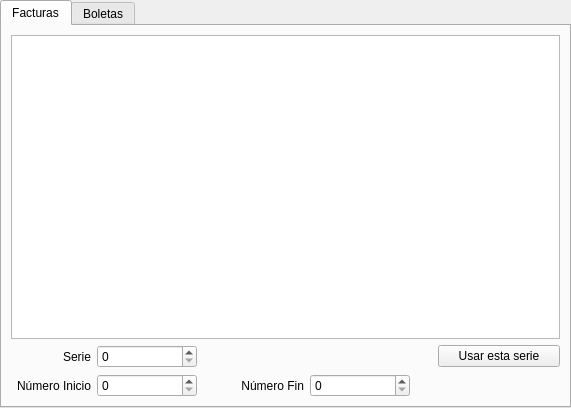
<?xml version="1.0" encoding="UTF-8"?>
<ui version="4.0">
 <class>ui_opciones_comprobante</class>
 <widget class="QWidget" name="ui_opciones_comprobante">
  <property name="geometry">
   <rect>
    <x>0</x>
    <y>0</y>
    <width>571</width>
    <height>408</height>
   </rect>
  </property>
  <property name="windowTitle">
   <string>Form</string>
  </property>
  <layout class="QGridLayout" name="gridLayout">
   <property name="margin">
    <number>0</number>
   </property>
   <property name="spacing">
    <number>0</number>
   </property>
   <item row="0" column="0">
    <widget class="QTabWidget" name="tabWidget_boleta">
     <property name="currentIndex">
      <number>0</number>
     </property>
     <widget class="QWidget" name="tab">
      <attribute name="title">
       <string>Facturas</string>
      </attribute>
      <layout class="QGridLayout" name="gridLayout_4">
       <item row="0" column="0">
        <layout class="QGridLayout" name="gridLayout_3">
         <item row="0" column="0">
          <widget class="QTableView" name="tableView_factura">
           <property name="selectionMode">
            <enum>QAbstractItemView::SingleSelection</enum>
           </property>
           <property name="selectionBehavior">
            <enum>QAbstractItemView::SelectRows</enum>
           </property>
          </widget>
         </item>
         <item row="1" column="0">
          <layout class="QGridLayout" name="gridLayout_2">
           <item row="0" column="0">
            <layout class="QHBoxLayout" name="horizontalLayout">
             <item>
              <widget class="QLabel" name="label">
               <property name="minimumSize">
                <size>
                 <width>80</width>
                 <height>0</height>
                </size>
               </property>
               <property name="maximumSize">
                <size>
                 <width>80</width>
                 <height>16777215</height>
                </size>
               </property>
               <property name="text">
                <string>Serie</string>
               </property>
               <property name="alignment">
                <set>Qt::AlignRight|Qt::AlignTrailing|Qt::AlignVCenter</set>
               </property>
              </widget>
             </item>
             <item>
              <widget class="QSpinBox" name="spinBox_serie_f">
               <property name="minimumSize">
                <size>
                 <width>100</width>
                 <height>0</height>
                </size>
               </property>
               <property name="maximumSize">
                <size>
                 <width>100</width>
                 <height>16777215</height>
                </size>
               </property>
               <property name="maximum">
                <number>1000000</number>
               </property>
              </widget>
             </item>
            </layout>
           </item>
           <item row="0" column="4">
            <widget class="QPushButton" name="pushButton_usar_f">
             <property name="text">
              <string>Usar esta serie</string>
             </property>
            </widget>
           </item>
           <item row="1" column="0">
            <layout class="QHBoxLayout" name="horizontalLayout_2">
             <item>
              <widget class="QLabel" name="label_2">
               <property name="minimumSize">
                <size>
                 <width>80</width>
                 <height>0</height>
                </size>
               </property>
               <property name="maximumSize">
                <size>
                 <width>80</width>
                 <height>16777215</height>
                </size>
               </property>
               <property name="text">
                <string>Número Inicio</string>
               </property>
               <property name="alignment">
                <set>Qt::AlignRight|Qt::AlignTrailing|Qt::AlignVCenter</set>
               </property>
              </widget>
             </item>
             <item>
              <widget class="QSpinBox" name="spinBox_inicio_f">
               <property name="minimumSize">
                <size>
                 <width>100</width>
                 <height>0</height>
                </size>
               </property>
               <property name="maximumSize">
                <size>
                 <width>100</width>
                 <height>16777215</height>
                </size>
               </property>
               <property name="maximum">
                <number>1000000</number>
               </property>
              </widget>
             </item>
            </layout>
           </item>
           <item row="1" column="2">
            <layout class="QHBoxLayout" name="horizontalLayout_3">
             <item>
              <widget class="QLabel" name="label_3">
               <property name="minimumSize">
                <size>
                 <width>80</width>
                 <height>0</height>
                </size>
               </property>
               <property name="maximumSize">
                <size>
                 <width>80</width>
                 <height>16777215</height>
                </size>
               </property>
               <property name="text">
                <string>Número Fin</string>
               </property>
               <property name="alignment">
                <set>Qt::AlignRight|Qt::AlignTrailing|Qt::AlignVCenter</set>
               </property>
              </widget>
             </item>
             <item>
              <widget class="QSpinBox" name="spinBox_fin_f">
               <property name="minimumSize">
                <size>
                 <width>100</width>
                 <height>0</height>
                </size>
               </property>
               <property name="maximumSize">
                <size>
                 <width>100</width>
                 <height>16777215</height>
                </size>
               </property>
               <property name="maximum">
                <number>1000000</number>
               </property>
              </widget>
             </item>
            </layout>
           </item>
           <item row="1" column="4">
            <widget class="QSplitter" name="splitter">
             <property name="orientation">
              <enum>Qt::Horizontal</enum>
             </property>
             <property name="handleWidth">
              <number>1</number>
             </property>
             <widget class="QPushButton" name="pushButton_save_f">
              <property name="text">
               <string/>
              </property>
              <property name="icon">
               <iconset resource="Icons.qrc">
                <normaloff>:/Iconos/Iconos/save.png</normaloff>:/Iconos/Iconos/save.png</iconset>
              </property>
              <property name="flat">
               <bool>true</bool>
              </property>
             </widget>
             <widget class="QPushButton" name="pushButton_new_f">
              <property name="text">
               <string/>
              </property>
              <property name="icon">
               <iconset resource="Icons.qrc">
                <normaloff>:/Iconos/Iconos/sq_plus.png</normaloff>:/Iconos/Iconos/sq_plus.png</iconset>
              </property>
              <property name="flat">
               <bool>true</bool>
              </property>
             </widget>
             <widget class="QPushButton" name="pushButton_delete_f">
              <property name="text">
               <string/>
              </property>
              <property name="icon">
               <iconset resource="Icons.qrc">
                <normaloff>:/Iconos/Iconos/sq_minus.png</normaloff>:/Iconos/Iconos/sq_minus.png</iconset>
              </property>
              <property name="flat">
               <bool>true</bool>
              </property>
             </widget>
            </widget>
           </item>
           <item row="1" column="1">
            <spacer name="horizontalSpacer">
             <property name="orientation">
              <enum>Qt::Horizontal</enum>
             </property>
             <property name="sizeHint" stdset="0">
              <size>
               <width>40</width>
               <height>20</height>
              </size>
             </property>
            </spacer>
           </item>
           <item row="1" column="3">
            <spacer name="horizontalSpacer_2">
             <property name="orientation">
              <enum>Qt::Horizontal</enum>
             </property>
             <property name="sizeHint" stdset="0">
              <size>
               <width>40</width>
               <height>20</height>
              </size>
             </property>
            </spacer>
           </item>
          </layout>
         </item>
        </layout>
       </item>
      </layout>
     </widget>
     <widget class="QWidget" name="tab_2">
      <attribute name="title">
       <string>Boletas</string>
      </attribute>
      <layout class="QGridLayout" name="gridLayout_7">
       <item row="0" column="0">
        <layout class="QGridLayout" name="gridLayout_5">
         <item row="0" column="0">
          <widget class="QTableView" name="tableView_boleta">
           <property name="selectionMode">
            <enum>QAbstractItemView::SingleSelection</enum>
           </property>
           <property name="selectionBehavior">
            <enum>QAbstractItemView::SelectRows</enum>
           </property>
          </widget>
         </item>
         <item row="1" column="0">
          <layout class="QGridLayout" name="gridLayout_6">
           <item row="0" column="0">
            <layout class="QHBoxLayout" name="horizontalLayout_6">
             <item>
              <widget class="QLabel" name="label_4">
               <property name="minimumSize">
                <size>
                 <width>80</width>
                 <height>0</height>
                </size>
               </property>
               <property name="maximumSize">
                <size>
                 <width>80</width>
                 <height>16777215</height>
                </size>
               </property>
               <property name="text">
                <string>Serie</string>
               </property>
               <property name="alignment">
                <set>Qt::AlignRight|Qt::AlignTrailing|Qt::AlignVCenter</set>
               </property>
              </widget>
             </item>
             <item>
              <widget class="QSpinBox" name="spinBox_serie_b">
               <property name="minimumSize">
                <size>
                 <width>100</width>
                 <height>0</height>
                </size>
               </property>
               <property name="maximumSize">
                <size>
                 <width>100</width>
                 <height>16777215</height>
                </size>
               </property>
               <property name="maximum">
                <number>1000000</number>
               </property>
              </widget>
             </item>
            </layout>
           </item>
           <item row="0" column="4">
            <widget class="QPushButton" name="pushButton_usar_b">
             <property name="text">
              <string>Usar esta serie</string>
             </property>
            </widget>
           </item>
           <item row="1" column="0">
            <layout class="QHBoxLayout" name="horizontalLayout_7">
             <item>
              <widget class="QLabel" name="label_7">
               <property name="minimumSize">
                <size>
                 <width>80</width>
                 <height>0</height>
                </size>
               </property>
               <property name="maximumSize">
                <size>
                 <width>80</width>
                 <height>16777215</height>
                </size>
               </property>
               <property name="text">
                <string>Número Inicio</string>
               </property>
               <property name="alignment">
                <set>Qt::AlignRight|Qt::AlignTrailing|Qt::AlignVCenter</set>
               </property>
              </widget>
             </item>
             <item>
              <widget class="QSpinBox" name="spinBox_inicio_b">
               <property name="minimumSize">
                <size>
                 <width>100</width>
                 <height>0</height>
                </size>
               </property>
               <property name="maximumSize">
                <size>
                 <width>100</width>
                 <height>16777215</height>
                </size>
               </property>
               <property name="maximum">
                <number>1000000</number>
               </property>
              </widget>
             </item>
            </layout>
           </item>
           <item row="1" column="2">
            <layout class="QHBoxLayout" name="horizontalLayout_8">
             <item>
              <widget class="QLabel" name="label_8">
               <property name="minimumSize">
                <size>
                 <width>80</width>
                 <height>0</height>
                </size>
               </property>
               <property name="maximumSize">
                <size>
                 <width>80</width>
                 <height>16777215</height>
                </size>
               </property>
               <property name="text">
                <string>Número Fin</string>
               </property>
               <property name="alignment">
                <set>Qt::AlignRight|Qt::AlignTrailing|Qt::AlignVCenter</set>
               </property>
              </widget>
             </item>
             <item>
              <widget class="QSpinBox" name="spinBox_fin_b">
               <property name="minimumSize">
                <size>
                 <width>100</width>
                 <height>0</height>
                </size>
               </property>
               <property name="maximumSize">
                <size>
                 <width>100</width>
                 <height>16777215</height>
                </size>
               </property>
               <property name="maximum">
                <number>1000000</number>
               </property>
              </widget>
             </item>
            </layout>
           </item>
           <item row="1" column="4">
            <widget class="QSplitter" name="splitter_2">
             <property name="orientation">
              <enum>Qt::Horizontal</enum>
             </property>
             <property name="handleWidth">
              <number>1</number>
             </property>
             <widget class="QPushButton" name="pushButton_save_b">
              <property name="text">
               <string/>
              </property>
              <property name="icon">
               <iconset resource="Icons.qrc">
                <normaloff>:/Iconos/Iconos/save.png</normaloff>:/Iconos/Iconos/save.png</iconset>
              </property>
              <property name="flat">
               <bool>true</bool>
              </property>
             </widget>
             <widget class="QPushButton" name="pushButton_new_b">
              <property name="text">
               <string/>
              </property>
              <property name="icon">
               <iconset resource="Icons.qrc">
                <normaloff>:/Iconos/Iconos/sq_plus.png</normaloff>:/Iconos/Iconos/sq_plus.png</iconset>
              </property>
              <property name="flat">
               <bool>true</bool>
              </property>
             </widget>
             <widget class="QPushButton" name="pushButton_drop_b">
              <property name="text">
               <string/>
              </property>
              <property name="icon">
               <iconset resource="Icons.qrc">
                <normaloff>:/Iconos/Iconos/sq_minus.png</normaloff>:/Iconos/Iconos/sq_minus.png</iconset>
              </property>
              <property name="flat">
               <bool>true</bool>
              </property>
             </widget>
            </widget>
           </item>
           <item row="1" column="1">
            <spacer name="horizontalSpacer_3">
             <property name="orientation">
              <enum>Qt::Horizontal</enum>
             </property>
             <property name="sizeHint" stdset="0">
              <size>
               <width>40</width>
               <height>20</height>
              </size>
             </property>
            </spacer>
           </item>
           <item row="1" column="3">
            <spacer name="horizontalSpacer_4">
             <property name="orientation">
              <enum>Qt::Horizontal</enum>
             </property>
             <property name="sizeHint" stdset="0">
              <size>
               <width>40</width>
               <height>20</height>
              </size>
             </property>
            </spacer>
           </item>
          </layout>
         </item>
        </layout>
       </item>
      </layout>
     </widget>
    </widget>
   </item>
  </layout>
 </widget>
 <resources>
  <include location="Icons.qrc"/>
 </resources>
 <connections/>
</ui>
